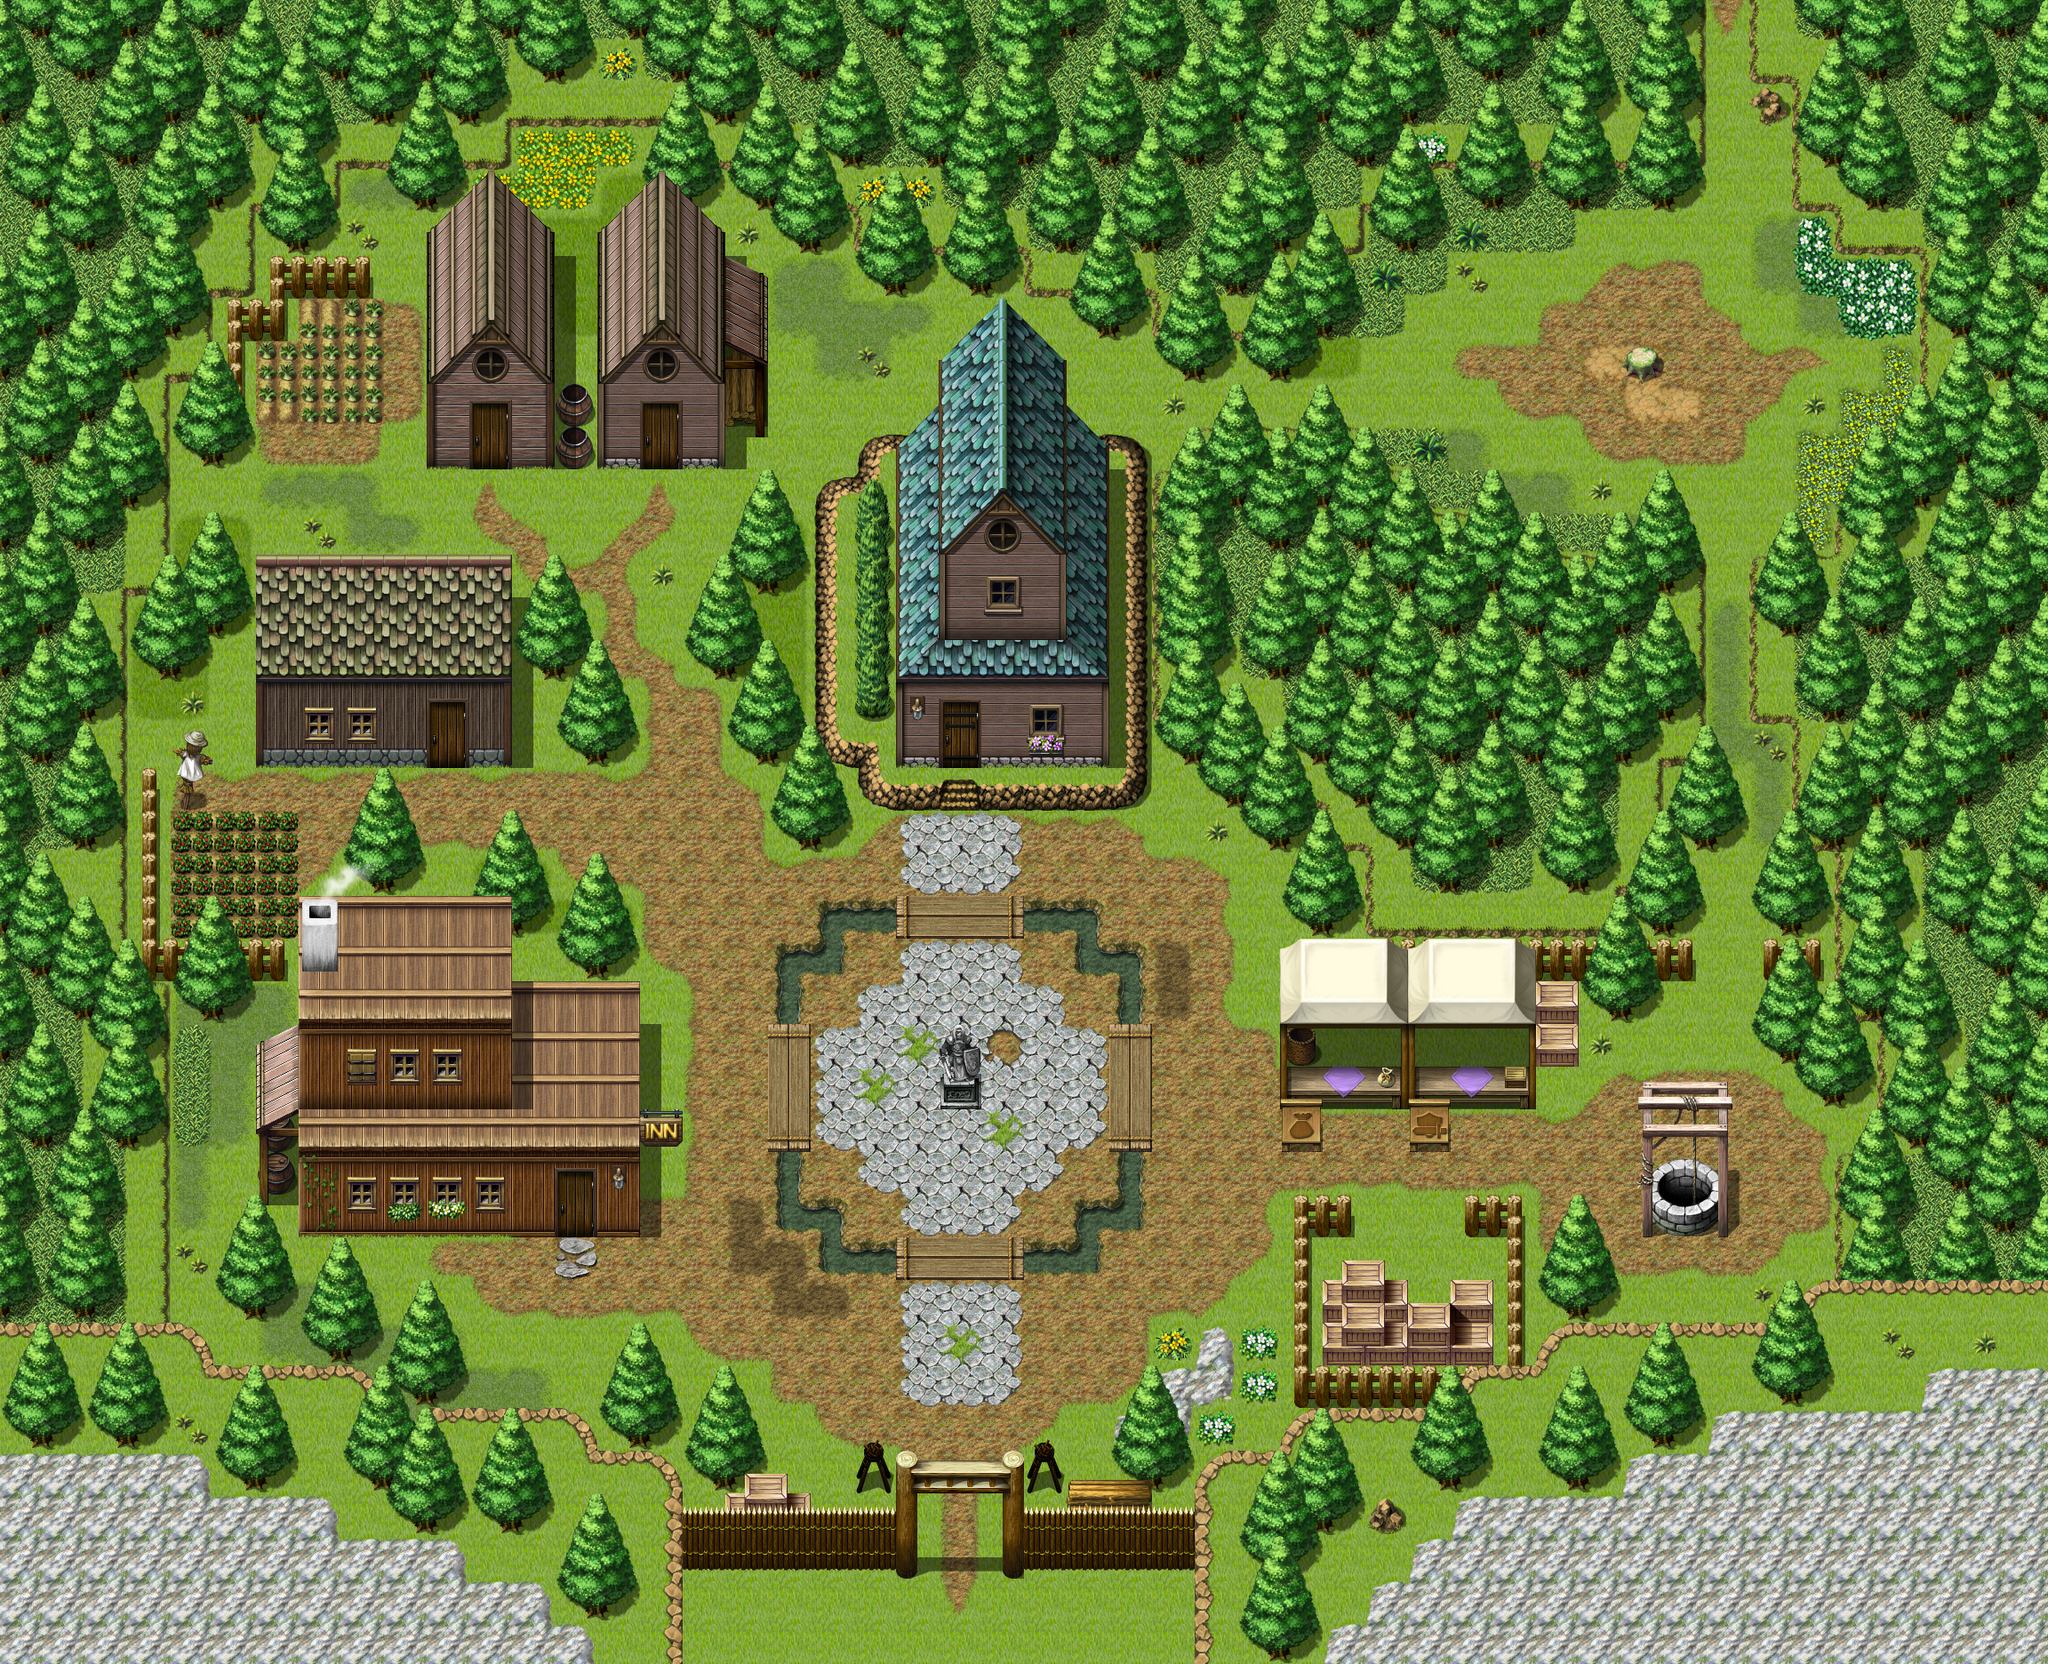

A level layout from a 2D game, rendered from its tile map. Below: a short description, then the map file with tile-grid data replaced by summaries:
An orthogonal 96x78 tile map with 24x24 px tiles, 9 tile layers (under0_none, under1_ground, under2_water, under3_objects, ...), 11 tilesets and 247 objects (72x sand, 9x stone, 4x wood, 3x w, 3x inv, ...).

<map version="1.5" tiledversion="1.6.0" orientation="orthogonal" renderorder="right-down" width="96" height="78" tilewidth="24" tileheight="24" infinite="0" nextlayerid="54" nextobjectid="345">
 <properties>
  <property name="bgm" value="bgm_town" />
  <property name="lightmap_camera" value="sunlight" />
 </properties>
 <tileset firstgid="1" name="honeywood" tilewidth="24" tileheight="24" tilecount="8294" columns="143">
  <image source="tilesets/honeywood.png" width="3432" height="1392" />
 </tileset>
 <tileset firstgid="8295" source="tilesets/fsm_forest01_a1.tsx" />
 <tileset firstgid="9063" source="tilesets/fsm_town01_a1.tsx" />
 <tileset firstgid="9831" source="tilesets/fsm_town01_a2.tsx" />
 <tileset firstgid="10599" source="tilesets/fsm_town01_b.tsx" />
 <tileset firstgid="11623" source="tilesets/fsm_town01_e.tsx" />
 <tileset firstgid="12647" source="tilesets/fsm_town01_d.tsx" />
 <tileset firstgid="13671" source="tilesets/fsm_town01_c.tsx" />
 <tileset firstgid="14695" source="tilesets/fsm_town01_a3.tsx" />
 <tileset firstgid="15207" source="tilesets/fsm_flame01.tsx" />
 <tileset firstgid="15975" source="tilesets/fsm_smoke01.tsx" />
 <layer id="33" name="under0_none" width="96" height="78">
  <data>[7488 cells, 0 non-empty, 0 distinct tile ids]</data>
 </layer>
 <layer id="34" name="under1_ground" width="96" height="78">
  <data>[7488 cells, 7344 non-empty, 1425 distinct tile ids]</data>
 </layer>
 <layer id="35" name="under2_water" width="96" height="78">
  <data>[7488 cells, 80 non-empty, 17 distinct tile ids]</data>
 </layer>
 <layer id="36" name="under3_objects" width="96" height="78">
  <data>[7488 cells, 0 non-empty, 0 distinct tile ids]</data>
 </layer>
 <layer id="37" name="under4_none" width="96" height="78">
  <data>[7488 cells, 0 non-empty, 0 distinct tile ids]</data>
 </layer>
 <layer id="38" name="under5_none" width="96" height="78">
  <data>[7488 cells, 0 non-empty, 0 distinct tile ids]</data>
 </layer>
 <layer id="39" name="over6_objects" width="96" height="78">
  <data>[7488 cells, 879 non-empty, 196 distinct tile ids]</data>
 </layer>
 <layer id="40" name="over7_over" width="96" height="78">
  <data>[7488 cells, 100 non-empty, 20 distinct tile ids]</data>
 </layer>
 <layer id="41" name="over8_over" width="96" height="78">
  <data>[7488 cells, 28 non-empty, 28 distinct tile ids]</data>
 </layer>
 <objectgroup color="#0055ff" id="52" name="sound" visible="0">
  <object id="228" name="sand" x="1920" y="0" width="48" height="24" />
  <object id="229" name="sand" x="1632" y="384" width="408" height="48" />
  <object id="231" name="sand" x="1680" y="432" width="336" height="24" />
  <object id="232" name="sand" x="1704" y="456" width="288" height="24" />
  <object id="234" name="sand" x="1800" y="504" width="168" height="24" />
  <object id="235" name="sand" x="1776" y="480" width="192" height="24" />
  <object id="236" name="sand" x="1728" y="360" width="240" height="24" />
  <object id="238" name="sand" x="1776" y="312" width="144" height="24" />
  <object id="239" name="sand" x="1800" y="288" width="120" height="24" />
  <object id="240" name="sand" x="1800" y="1200" width="192" height="240" />
  <object id="241" name="sand" x="1992" y="1224" width="24" height="168" />
  <object id="242" name="sand" x="2040" y="1272" width="24" height="120" />
  <object id="243" name="sand" x="1728" y="1248" width="48" height="168" />
  <object id="244" name="sand" x="1440" y="1248" width="288" height="96" />
  <object id="245" name="sand" x="1296" y="1152" width="144" height="264" />
  <object id="246" name="sand" x="1056" y="1656" width="48" height="144" />
  <object id="249" name="sand" x="1152" y="1344" width="96" height="240" />
  <object id="250" name="sand" x="1248" y="1344" width="48" height="216" />
  <object id="251" name="sand" x="1296" y="1464" width="72" height="24" />
  <object id="252" name="sand" x="1296" y="1416" width="120" height="24" />
  <object id="259" name="sand" x="1152" y="912" width="120" height="24" />
  <object id="260" name="sand" x="1152" y="936" width="144" height="168" />
  <object id="261" name="sand" x="1296" y="960" width="72" height="192" />
  <object id="262" name="sand" x="1368" y="984" width="24" height="168" />
  <object id="263" name="sand" x="672" y="1392" width="336" height="48" />
  <object id="264" name="sand" x="552" y="1464" width="456" height="24" />
  <object id="265" name="sand" x="528" y="1440" width="480" height="24" />
  <object id="266" name="sand" x="792" y="1512" width="216" height="24" />
  <object id="267" name="sand" x="768" y="1488" width="240" height="24" />
  <object id="268" name="sand" x="864" y="1536" width="144" height="48" />
  <object id="269" name="sand" x="936" y="1608" width="240" height="24" />
  <object id="270" name="sand" x="720" y="1344" width="288" height="48" />
  <object id="271" name="sand" x="768" y="888" width="96" height="456" />
  <object id="272" name="sand" x="720" y="1008" width="48" height="48" />
  <object id="274" name="sand" x="984" y="912" width="24" height="192" />
  <object id="276" name="sand" x="192" y="864" width="648" height="24" />
  <object id="277" name="sand" x="336" y="912" width="432" height="48" />
  <object id="279" name="sand" x="336" y="960" width="48" height="24" />
  <object id="280" name="sand" x="624" y="960" width="144" height="24" />
  <object id="281" name="sand" x="648" y="984" width="120" height="24" />
  <object id="282" name="sand" x="720" y="1056" width="24" height="24" />
  <object id="283" name="sand" x="912" y="1584" width="288" height="24" />
  <object id="286" name="sand" x="1296" y="1440" width="96" height="24" />
  <object id="288" name="sand" x="960" y="936" width="24" height="168" />
  <object id="289" name="sand" x="336" y="984" width="24" height="24" />
  <object id="290" name="sand" x="2016" y="1248" width="24" height="144" />
  <object id="291" name="sand" x="1776" y="1224" width="24" height="192" />
  <object id="292" name="sand" x="1728" y="336" width="216" height="24" />
  <object id="294" name="sand" x="192" y="888" width="576" height="24" />
  <object id="295" name="sand" x="1008" y="1632" width="144" height="24" />
  <object id="296" name="sand" x="720" y="768" width="96" height="96" />
  <object id="297" name="sand" x="528" y="552" width="48" height="48" />
  <object id="298" name="sand" x="720" y="552" width="48" height="48" />
  <object id="299" name="sand" x="672" y="624" width="48" height="120" />
  <object id="300" name="sand" x="672" y="744" width="96" height="24" />
  <object id="301" name="sand" x="720" y="720" width="24" height="24" />
  <object id="302" name="sand" x="672" y="600" width="72" height="24" />
  <object id="303" name="sand" x="696" y="576" width="24" height="24" />
  <object id="304" name="sand" x="552" y="600" width="72" height="24" />
  <object id="305" name="sand" x="576" y="576" width="24" height="24" />
  </objectgroup>
 <objectgroup color="#aa0000" id="8" name="collision">
  <!-- 115 objects omitted --></objectgroup>
 <objectgroup color="#5500ff" id="43" name="rest">
  <!-- 9 objects omitted --></objectgroup>
 <objectgroup color="#aa55ff" id="13" name="hero">
  <!-- 14 objects omitted --></objectgroup>
 <objectgroup color="#55ff7f" id="42" name="npc">
  <!-- 8 objects omitted --></objectgroup>
 <objectgroup color="#55aaff" id="11" name="spawn">
  <!-- 8 objects omitted --></objectgroup>
 <objectgroup color="#ffff7f" id="12" name="portal">
  <!-- 7 objects omitted --></objectgroup>
 <objectgroup color="#ffaa7f" id="14" name="save">
  <!-- 1 objects omitted --></objectgroup>
 <objectgroup id="50" name="lower_texture" />
 <objectgroup id="51" name="upper_texture" />
 <objectgroup color="#ffff00" id="44" name="quest" />
 <objectgroup color="#ff00ff" id="53" name="cutscene" />
</map>
<!-- 187 of 247 objects omitted -->
